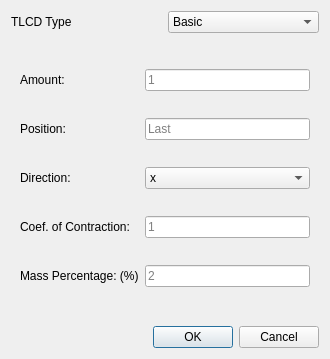
<?xml version="1.0" encoding="UTF-8"?>
<ui version="4.0">
 <class>Dialog</class>
 <widget class="QDialog" name="Dialog">
  <property name="geometry">
   <rect>
    <x>0</x>
    <y>0</y>
    <width>330</width>
    <height>359</height>
   </rect>
  </property>
  <property name="windowTitle">
   <string>TLCD Optimization</string>
  </property>
  <layout class="QVBoxLayout" name="verticalLayout">
   <item>
    <layout class="QGridLayout" name="gridLayout">
     <item row="1" column="0" colspan="2">
      <widget class="QStackedWidget" name="tlcdStackedWidget">
       <property name="currentIndex">
        <number>0</number>
       </property>
       <widget class="QWidget" name="page_8">
        <layout class="QGridLayout" name="gridLayout_8">
         <item row="4" column="1">
          <widget class="QLineEdit" name="contractionTlcdDialogLineEdit">
           <property name="placeholderText">
            <string>1</string>
           </property>
          </widget>
         </item>
         <item row="4" column="0">
          <widget class="QLabel" name="label_29">
           <property name="text">
            <string>Coef. of Contraction:</string>
           </property>
          </widget>
         </item>
         <item row="0" column="1">
          <widget class="QLineEdit" name="amountTlcdDialogLineEdit">
           <property name="placeholderText">
            <string>1</string>
           </property>
          </widget>
         </item>
         <item row="3" column="1">
          <widget class="QComboBox" name="directionTlcdDialogComboBox">
           <item>
            <property name="text">
             <string>x</string>
            </property>
           </item>
           <item>
            <property name="text">
             <string>y</string>
            </property>
           </item>
          </widget>
         </item>
         <item row="0" column="0">
          <widget class="QLabel" name="label_30">
           <property name="text">
            <string>Amount:</string>
           </property>
          </widget>
         </item>
         <item row="2" column="0">
          <widget class="QLabel" name="label_33">
           <property name="text">
            <string>Position:</string>
           </property>
          </widget>
         </item>
         <item row="3" column="0">
          <widget class="QLabel" name="label_35">
           <property name="text">
            <string>Direction:</string>
           </property>
          </widget>
         </item>
         <item row="2" column="1">
          <widget class="QLineEdit" name="positionTlcdDialogLineEdit">
           <property name="text">
            <string/>
           </property>
           <property name="placeholderText">
            <string>Last</string>
           </property>
          </widget>
         </item>
         <item row="5" column="0">
          <widget class="QLabel" name="label_2">
           <property name="text">
            <string>Mass Percentage: (%)</string>
           </property>
          </widget>
         </item>
         <item row="5" column="1">
          <widget class="QLineEdit" name="massPercentageDialogLineEdit">
           <property name="placeholderText">
            <string>2</string>
           </property>
          </widget>
         </item>
        </layout>
       </widget>
       <widget class="QWidget" name="page_4">
        <layout class="QGridLayout" name="gridLayout_3">
         <item row="4" column="0">
          <widget class="QLabel" name="label_42">
           <property name="text">
            <string>Direction</string>
           </property>
          </widget>
         </item>
         <item row="3" column="0">
          <widget class="QLabel" name="label_18">
           <property name="text">
            <string>Position</string>
           </property>
          </widget>
         </item>
         <item row="0" column="0">
          <widget class="QLabel" name="label_20">
           <property name="text">
            <string>Diameter: (cm)</string>
           </property>
          </widget>
         </item>
         <item row="3" column="2">
          <widget class="QLineEdit" name="positionPtlcdDialogLineEdit">
           <property name="placeholderText">
            <string>Last</string>
           </property>
          </widget>
         </item>
         <item row="5" column="0">
          <widget class="QLabel" name="label_37">
           <property name="text">
            <string>Coef. of Contraction</string>
           </property>
          </widget>
         </item>
         <item row="1" column="2">
          <widget class="QLineEdit" name="gasHeightPtlcdDialogLineEdit">
           <property name="placeholderText">
            <string>40</string>
           </property>
          </widget>
         </item>
         <item row="4" column="2">
          <widget class="QComboBox" name="directionPtlcdDialogComboBox">
           <item>
            <property name="text">
             <string>x</string>
            </property>
           </item>
           <item>
            <property name="text">
             <string>y</string>
            </property>
           </item>
          </widget>
         </item>
         <item row="2" column="0">
          <widget class="QLabel" name="label_36">
           <property name="text">
            <string>Amount</string>
           </property>
          </widget>
         </item>
         <item row="5" column="2">
          <widget class="QLineEdit" name="contractionPtlcdDialogLineEdit">
           <property name="placeholderText">
            <string>1</string>
           </property>
          </widget>
         </item>
         <item row="1" column="0" colspan="2">
          <widget class="QLabel" name="label_40">
           <property name="text">
            <string>Gas Height(cm)</string>
           </property>
          </widget>
         </item>
         <item row="0" column="2">
          <widget class="QLineEdit" name="diameterPtlcdDialogLineEdit">
           <property name="enabled">
            <bool>true</bool>
           </property>
           <property name="placeholderText">
            <string>30</string>
           </property>
          </widget>
         </item>
         <item row="2" column="2">
          <widget class="QLineEdit" name="amountPtlcdDialogLineEdit">
           <property name="placeholderText">
            <string>1</string>
           </property>
          </widget>
         </item>
         <item row="6" column="0">
          <widget class="QLabel" name="label_3">
           <property name="text">
            <string>Mass Percentage: (%)</string>
           </property>
          </widget>
         </item>
         <item row="6" column="2">
          <widget class="QLineEdit" name="massPercentageDialogLineEdit_2">
           <property name="placeholderText">
            <string>2</string>
           </property>
          </widget>
         </item>
        </layout>
       </widget>
      </widget>
     </item>
     <item row="0" column="0">
      <widget class="QLabel" name="label">
       <property name="text">
        <string>TLCD Type</string>
       </property>
      </widget>
     </item>
     <item row="0" column="1">
      <widget class="QComboBox" name="tlcdTypeDialogComboBox">
       <item>
        <property name="text">
         <string>Basic</string>
        </property>
       </item>
       <item>
        <property name="text">
         <string>Pressurized</string>
        </property>
       </item>
      </widget>
     </item>
    </layout>
   </item>
   <item>
    <widget class="QDialogButtonBox" name="buttonBox">
     <property name="orientation">
      <enum>Qt::Horizontal</enum>
     </property>
     <property name="standardButtons">
      <set>QDialogButtonBox::Cancel|QDialogButtonBox::Ok</set>
     </property>
    </widget>
   </item>
  </layout>
 </widget>
 <resources/>
 <connections>
  <connection>
   <sender>buttonBox</sender>
   <signal>accepted()</signal>
   <receiver>Dialog</receiver>
   <slot>accept()</slot>
   <hints>
    <hint type="sourcelabel">
     <x>248</x>
     <y>254</y>
    </hint>
    <hint type="destinationlabel">
     <x>157</x>
     <y>274</y>
    </hint>
   </hints>
  </connection>
  <connection>
   <sender>buttonBox</sender>
   <signal>rejected()</signal>
   <receiver>Dialog</receiver>
   <slot>reject()</slot>
   <hints>
    <hint type="sourcelabel">
     <x>316</x>
     <y>260</y>
    </hint>
    <hint type="destinationlabel">
     <x>286</x>
     <y>274</y>
    </hint>
   </hints>
  </connection>
 </connections>
</ui>
